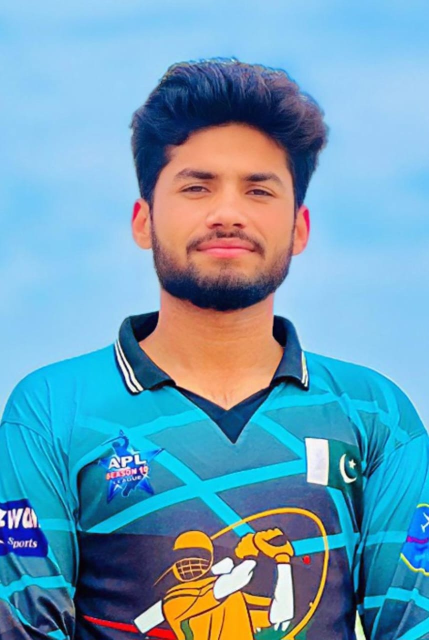
#> input picture Be Comfortable With Images/img1.jpg, 858 x 1280 px (shown at 1/2 size)
$ jupyter execute Region_Of_Interest.ipynb
#> lines starting #> are read from the running program, lines starting #| are printed output that depends on the picture
Image ROI(Region of Interest)

[cell 1]
import cv2

[cell 2]
img = cv2.imread('img1.jpg', 0) # 0 ka matlab hai grayscale image
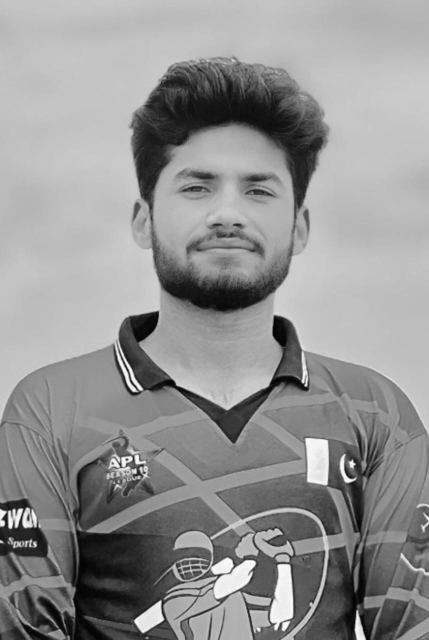
#> img: shape (1280, 858) (shown at 1/2 size); min 0, max 255, mean 145.9
cv2.imshow('Original Image', img)
cv2.waitKey(0)
cv2.destroyAllWindows()

[cell 3]
roi = img[100:400, 200:400] # yahan hum image ka ek region le rahe hain
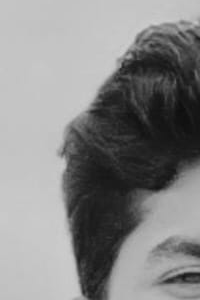
#> roi: shape (300, 200); min 13, max 207, mean 134.4
cv2.imshow("ROI", roi)
cv2.waitKey(0)
cv2.destroyAllWindows()
